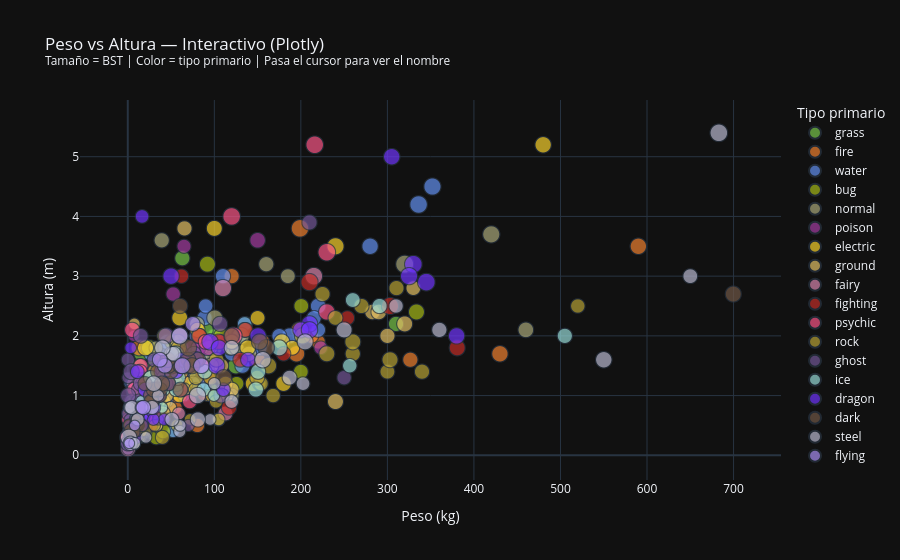

The cell this chart's notebook holds for it:
### Markdown cell above
## 10. Gráficas Interactivas — Plotly

Plotly genera gráficas HTML en las que puedes pasar el cursor para ver datos por Pokémon,
hacer zoom con la rueda del ratón y doble clic para resetear.
Reutiliza el `df` ya filtrado a 1 025 formas base.

*(Compara la sección 3 y la sección 2 — mismos datos, distinta forma de explorarlos.)*

### Code cell
import plotly.express as px

ds_px = df[df['type1'].isin(MAIN) & df['weight_kg'].notna() & df['height_m'].notna()].copy()
ds_px = ds_px[(ds_px['weight_kg'] <= ds_px['weight_kg'].quantile(0.99)) &
              (ds_px['height_m']  <= ds_px['height_m'].quantile(0.99))]

fig = px.scatter(
    ds_px, x='weight_kg', y='height_m',
    color='type1',
    color_discrete_map=TYPE_COLORS,
    size='bst', size_max=18,
    hover_name='name',
    hover_data={'type1': True, 'type2': True, 'bst': True,
                'weight_kg': ':.1f', 'height_m': ':.1f'},
    labels={'weight_kg': 'Peso (kg)', 'height_m': 'Altura (m)',
            'type1': 'Tipo primario', 'bst': 'BST'},
    title='Peso vs Altura — Interactivo (Plotly)<br>'
          '<sup>Tamaño = BST | Color = tipo primario | Pasa el cursor para ver el nombre</sup>',
    template='plotly_dark',
)
fig.update_layout(legend_title_text='Tipo primario')
fig.show()
